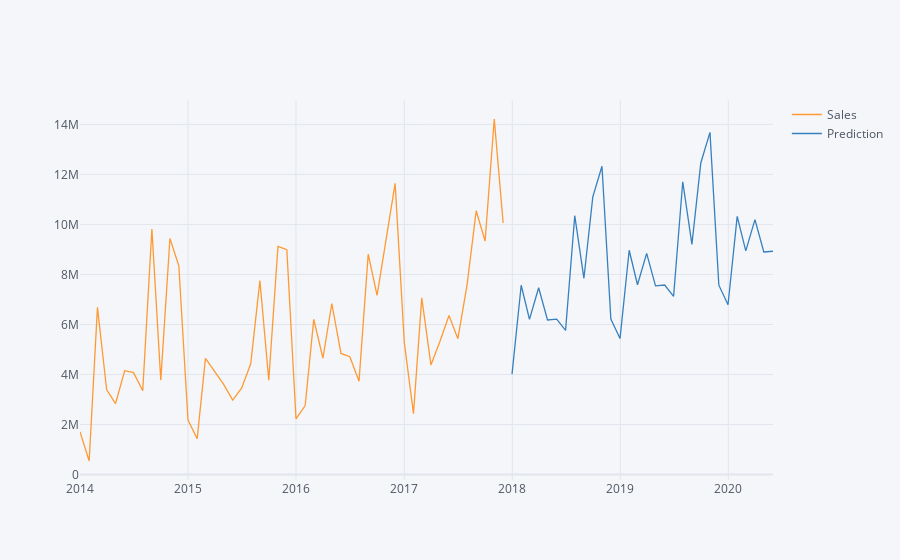

Source (notebook cell):
### Code cell
from openpyxl.workbook import Workbook
future_forecast2 = stepwise_model.predict(n_periods=30)
# This returns an array of predictions:
print(future_forecast2)
index = pd.date_range('2017-12-01', periods=30, freq='M')
future_forecast2 = pd.DataFrame(future_forecast2,index =index,columns =
                               ["Prediction"])
pd.concat([sale_total,future_forecast2],axis=1).iplot()

# datatoexcel = pd.ExcelWriter('sale_forecast.xlsx') 
  
# # write DataFrame to excel 
# future_forecast2.to_excel(datatoexcel) 
  
# # save the excel 
# datatoexcel.save() 
# print('DataFrame is written to Excel File successfully.')

# future_forecast2.to_excel('sale_forecast.xlsx', index=False)
